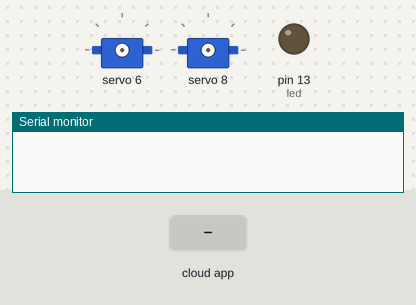
This sketch was run on a simulated Arduino Uno, built with avr-gcc and run on an emulated ATmega328P. On the bench: 2 × servo, output pins drawn as LEDs (lit = HIGH), the last lines printed to the serial monitor. The test bench sets the inputs (shaded band). The ROS host is connected and sends only what is stated.

Above: at 1.2 s.
1.3 s: the phone or cloud app sets face_position_X to 0
At 1.7 s:
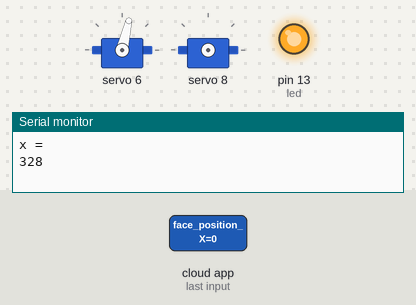
2.8 s: the phone or cloud app sets face_position_Y to 0
At 4.0 s:
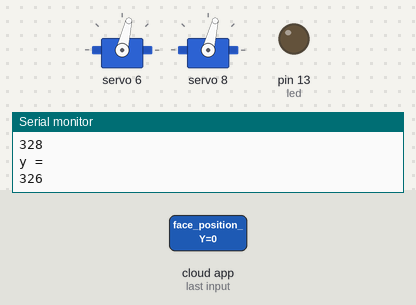
4.3 s: the phone or cloud app sets face_position_X to 45
At 5.2 s:
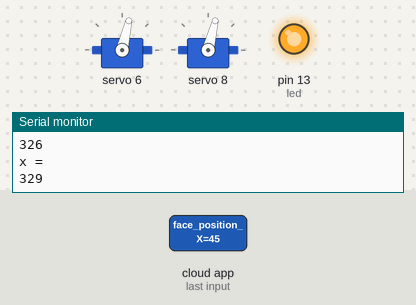
5.8 s: the phone or cloud app sets face_position_X to 90
At 6.4 s:
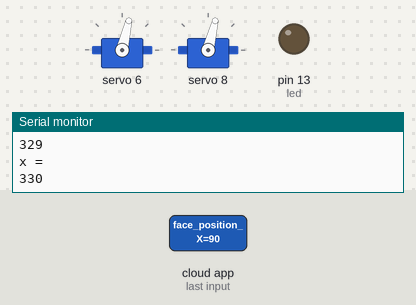
7.3 s: the phone or cloud app sets face_position_Y to 180
At 8.7 s:
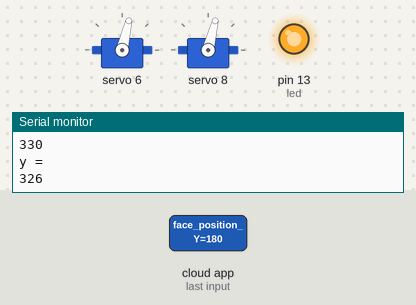
Timing chart, 0 to 9.8 s (numbered marks = the images above; inputs shaded):
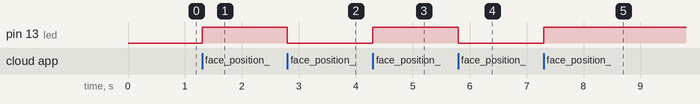

The sketch:

CharlieNeck.ino
```cpp
#if (ARDUINO >= 100)
 #include <Arduino.h>
#else
 #include <WProgram.h>
#endif

#include <Servo.h>
#include <ros.h>
#include <std_msgs/UInt16.h>
#include <Wire.h>
#include <Adafruit_PWMServoDriver.h>
Adafruit_PWMServoDriver pwm = Adafruit_PWMServoDriver();

ros::NodeHandle  nh;

int xpos = 250;
int ypos = 175;
int xserv = 327;
int yserv = 327;
int centxmax = 275;
int centymax = 200;
int centxmin = 225;
int centymin = 150;

void servox( const std_msgs::UInt16& cmd_msg)
{
  xpos = cmd_msg.data;
  digitalWrite(13, HIGH-digitalRead(13));  //toggle led
  if(xpos < centxmin)
    {
      if(xserv < 525)
      {
       xserv = xserv + 1;
      }
    }
    else if(xpos > centxmax)
    {
      if(xserv > 125)
      {
       xserv = xserv - 1;
      }
    }
    pwm.setPWM(6,0,xserv);
    Serial.println("x = ");
    Serial.println(xserv);
}
void servoy( const std_msgs::UInt16& cmd_msg)
{
  ypos = cmd_msg.data;
  digitalWrite(13, HIGH-digitalRead(13));  //toggle led
  if(ypos < centymin)
    {
      if( yserv > 237)
      {
        yserv = yserv - 1;
      }
    }
    else if(ypos > centymax)
    {
      if( yserv < 341)
      {
        yserv = yserv + 1;
      }
    }
    pwm.setPWM(8,0,yserv);
    Serial.println("y = ");
    Serial.println(yserv);
}


ros::Subscriber<std_msgs::UInt16> sub1("/face_detector/face_position_X", servox);
ros::Subscriber<std_msgs::UInt16> sub2("/face_detector/face_position_Y", servoy);

void setup()
{
  Serial.begin(57600);
  pinMode(13, OUTPUT);
  nh.initNode();
  nh.subscribe(sub1);
  nh.subscribe(sub2);
  #ifdef ESP8266
    Wire.pins(2, 14);   // ESP8266 can use any two pins, such as SDA to #2 and SCL to #14
  #endif
  pwm.begin();
  pwm.setPWMFreq(60);

}

void loop(){
  nh.spinOnce();
  delay(1);
}
```

Measured:
- after the input at 1.3 s, pin 13 (led): LOW → HIGH at once
- after the input at 2.8 s, pin 13 (led): HIGH → LOW at once
- after the input at 4.3 s, pin 13 (led): LOW → HIGH at once
- after the input at 5.8 s, pin 13 (led): HIGH → LOW at once
- after the input at 7.3 s, pin 13 (led): LOW → HIGH at once
